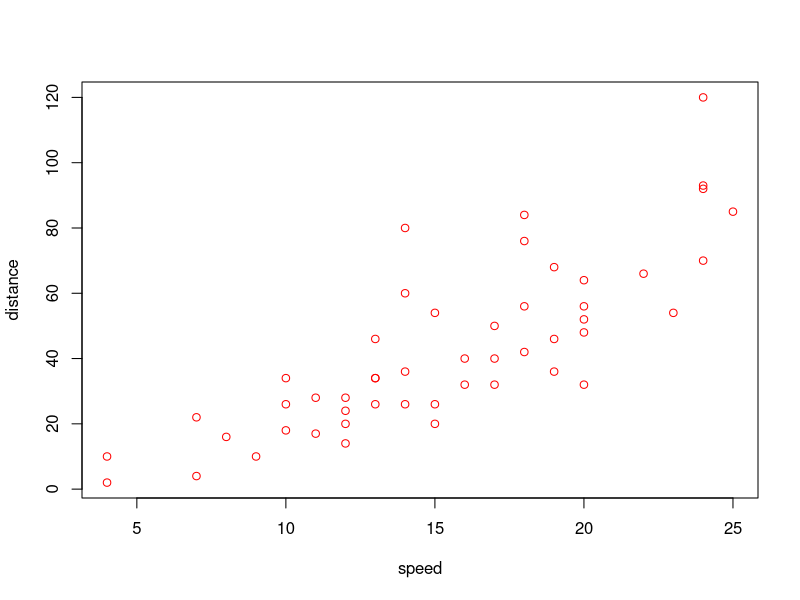
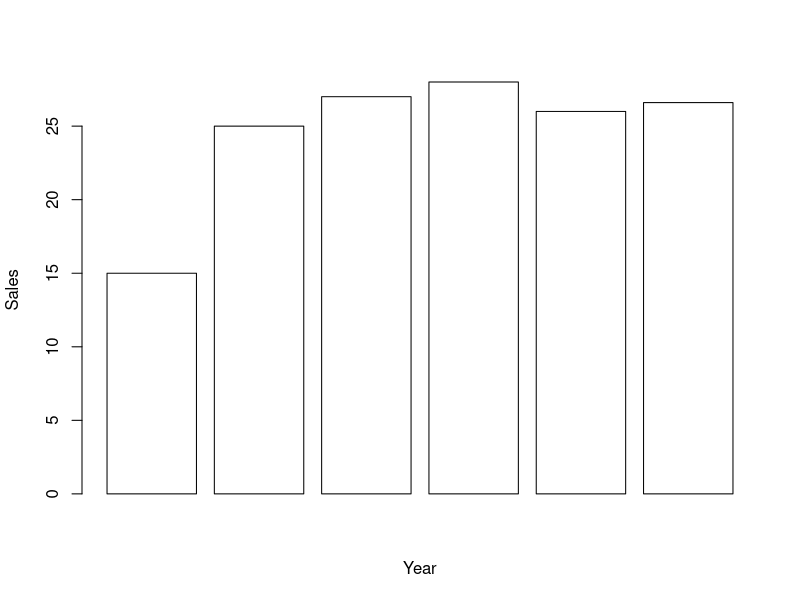

Write R code to recreate these figures, in order. (Note: this script raises an error after producing the figures.)
#lab2 14/09/21

#1.scatter/line plot
speed<-cars$speed;
distance<-cars$dist;
plot(speed, distance, type="p", col="red");

#2. bar charts
c1<-1995:2000;
c2<-c(15, 25, 27, 28, 26, 26.6);
sales.year <- data.frame(year=c1, sales=c2);
sales.year;
attach(sales.year);
barplot(sales, xlab="Year", ylab="Sales", main="", col="white");

soft<-scan();
barplot(table(soft), xlab="Soft drink", ylab="Frequency of preferences", main="", col="blue");

#3. subdivided bar diagram
year.stud<-matrix(c(2810, 890, 540, 3542, 1363, 471, 4301, 1663, 652, 5362, 2071, 895, 6593, 2752, 1113), byrow=T,ncol=3);
rownames(year.stud)<-c("1996", "1997", "1998", "1999", "2000");
colnames(year.stud)<-c("Humanity", "Science", "Commerce");
year.stud;
total.stud<-margin.table(year.stud, 1);
total.stud;
barplot(total.stud, col="pink", main="");
barplot(t(year.stud), col=c("lightyellow", "pink", "skyblue"), main="", beside=FALSE);

#4. multiple bar diagram
donation<-matrix(c(1154, 1700, 526, 1125, 775, 1280, 155, 560), ncol=4);
colnames(donation)<-c("O","A","B","AB");
rownames(donation)<-c("1995", "2000");
donation;
barplot(t(donation), col=c("orange", "lightyellow", "pink", "skyblue"), main="", beside=T);

#5. pie charts
pie.tax<-c(6526, 7108, 2568, 560, 763);
names(pie.tax)<-c("Excise", "Customs", "Corporation", "Income", "Other");
pie(pie.tax, main="The Tax Revenue of India (1984-85)", col=c("yellow", "black", "red", "green", "blue"));

#6. histogram
midx<-seq(12.5, 112.5, 25);
freq<-c(5, 8, 13, 11, 3);
y<-rep(midx, freq);
brk<-seq(0, 125, 25);
hist(y, breaks=brk, xlab="Sales", main="",col="pink");

#7. plot frequency polygon
midx<-seq(-2.5, 67.5, 5);
freq<-c(0, 322, 213, 70, 27, 26, 17, 16, 11, 10, 7, 6, 5, 1, 0);
plot(midx, freq, type="o", xlab="Age", ylab="Deaths", main="", lwd=2);

